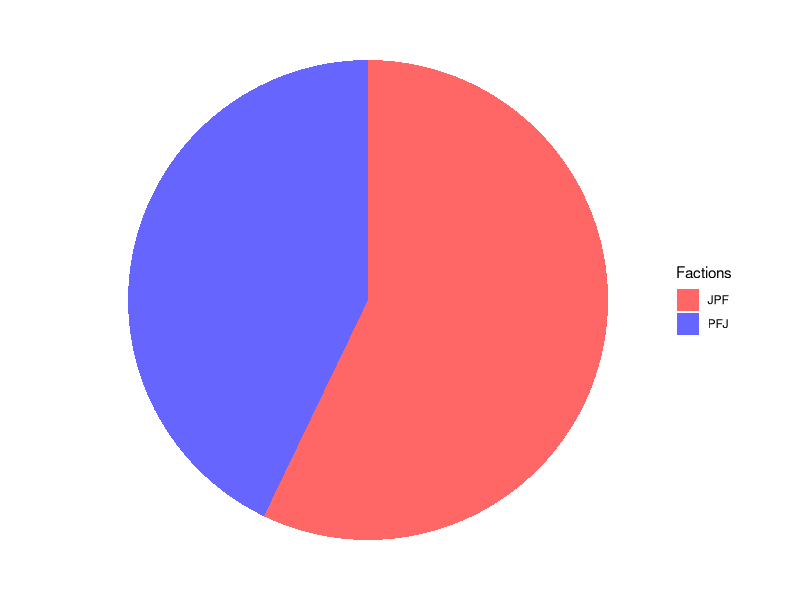
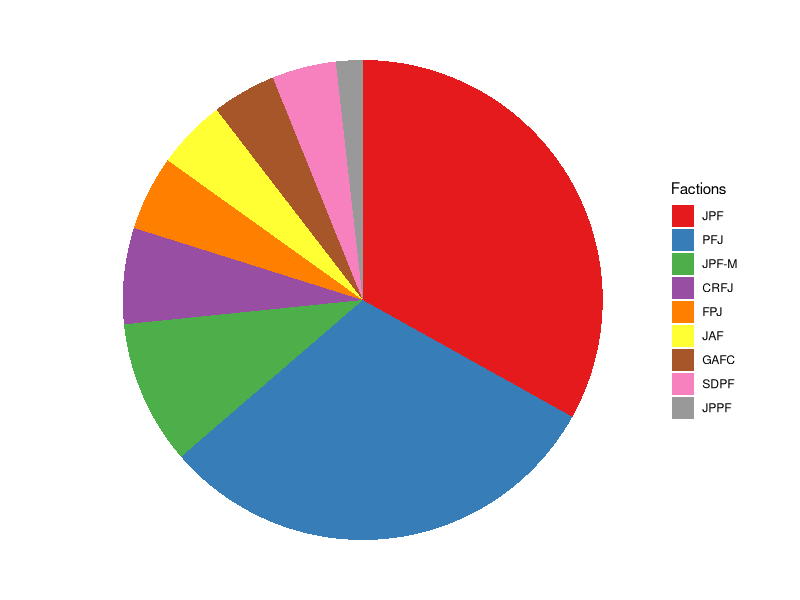
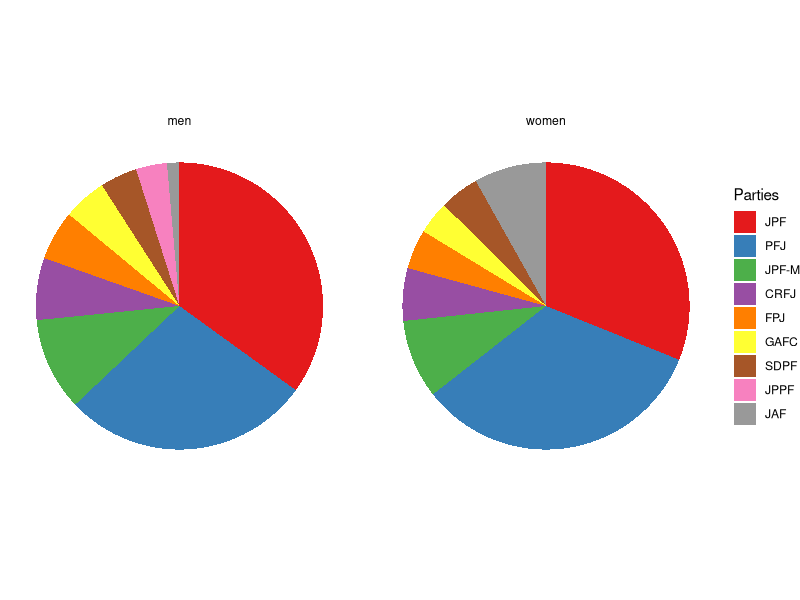
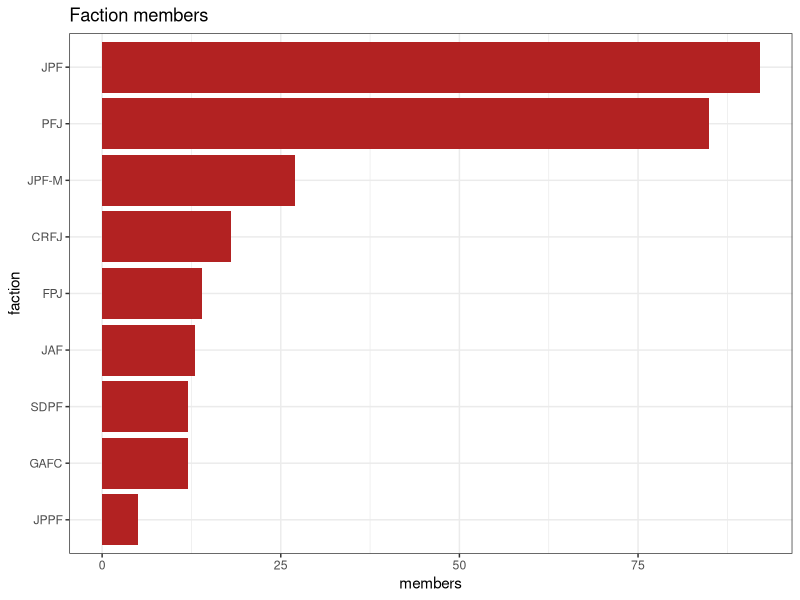
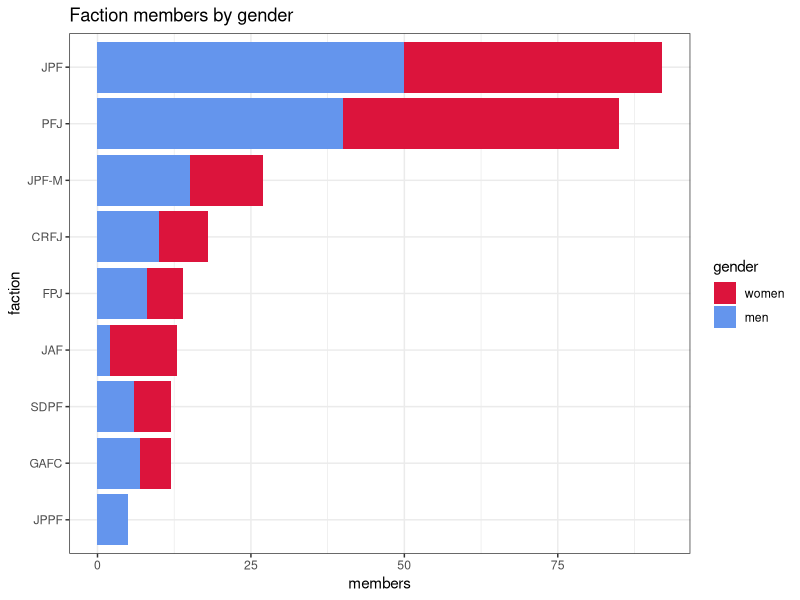
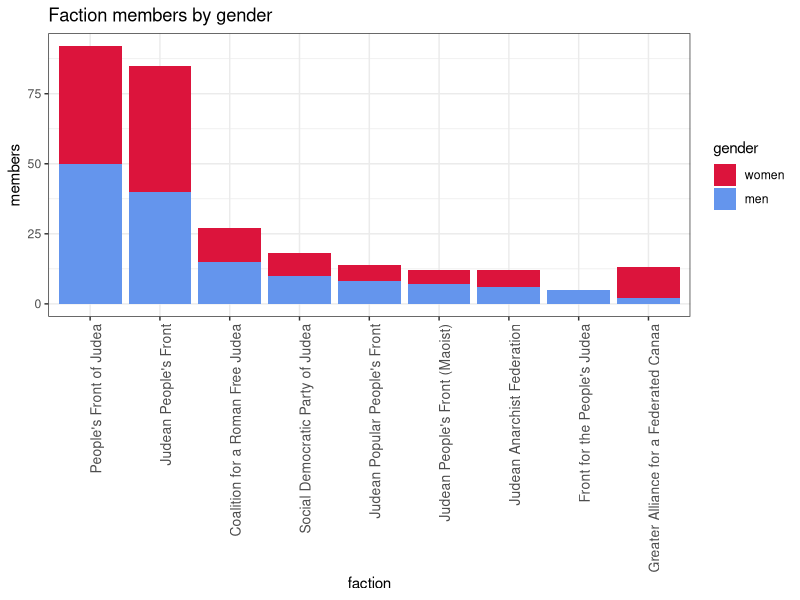
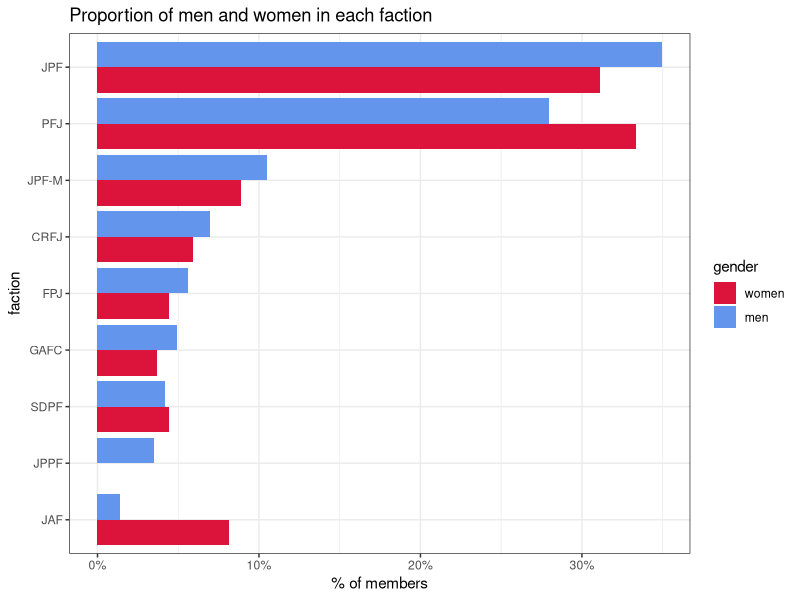

These charts were generated, in order, by the following R code:
## ---- chunk 1
knitr::opts_chunk$set(echo = TRUE, message = FALSE)
## ---- chunk 2
library(tidyverse)
library(kableExtra)
## ---- chunk 3
table1 <- tibble(faction = c("People's Front of Judea", "Judean People's Front"),
                 accro = c("PFJ", "JPF"),
                 members = c(90, 120))
table2 <- data.frame(faction =c("People's Front of Judea", "Judean People's Front", "Coalition for a Roman Free Judea", "Social Democratic Party of Judea", "Judean Popular People's Front", "Judean People's Front (Maoist)",
"Judean Anarchist Federation", "Front for the People's Judea", "Greater Alliance for a Federated Canaa"), 
accro = c("PFJ","JPF", "CRFJ", "SDPF", "JPPF", "JPF-M", "JAF", "FPJ", "GAFC"),
men = c(40, 50, 10, 6, 5, 15, 2, 8, 7),
women = c(45, 42, 8, 6, 0, 12, 11, 6, 5))
## ---- chunk 4
table1 %>%
  kbl() %>%
  kable_styling(bootstrap_options = c("striped"), full_width = FALSE)
## ---- chunk 5
table1 %>%
  ggplot(aes(x="", y = members, fill = accro)) +
  geom_bar(stat="identity", width=1) +
  coord_polar("y", start=0, direction=-1) +
  theme_void() +
  scale_fill_manual(name = "Factions", values = c("#FF6666" , "#6666FF"))
  
## ---- chunk 6
table2 %>%
  kbl() %>%
  kable_styling(bootstrap_options = c("striped"), full_width = FALSE)
## ---- chunk 7
table2 %>%
  mutate(all = men + women) %>%
  mutate(accro = fct_reorder(accro, all, .desc = TRUE)) %>%
  ggplot(aes(x="", y = all, fill = accro)) +
  geom_bar(stat="identity", width=1) +
  coord_polar("y", start=0, direction=-1) +
  theme_void() +
  scale_fill_brewer(name = "Factions", palette = "Set1")
## ---- chunk 8
table2 %>%
  mutate(across(men:women, ~.x/sum(.x))) %>%
  mutate(accro = fct_reorder(accro, men, .desc = TRUE)) %>%
  pivot_longer(-c(faction, accro)) %>%
  ggplot(aes(x="", y = value, fill = accro)) +
  geom_bar(stat="identity", width=1) +
  coord_polar("y", start=0, direction = -1) +
  theme_void() +
  scale_fill_brewer(name = "Parties", palette = "Set1") +
  facet_grid(. ~ name)
## ---- chunk 9
table2 %>%
  mutate(all = men + women) %>%
  mutate(accro = fct_reorder(accro, all, .desc = FALSE)) %>%
  ggplot(aes(x= accro, y = all)) +
  geom_bar(stat = "identity", fill = "#B22222") +
  coord_flip() +
  labs(title = "Faction members", x = "faction", y = "members") +
  theme_bw()
## ---- chunk 10
table2 %>%
  mutate(all = men + women) %>%
  mutate(accro = fct_reorder(accro, all, .desc = FALSE)) %>%
  select(-all) %>%
  pivot_longer(-c(faction, accro)) %>%
  mutate(name = fct_relevel(name, "women", "men")) %>%
  ggplot(aes(x = accro, y = value, fill = name)) +
  geom_bar(stat = "identity", position = "stack") +
  coord_flip() +
  labs(title = "Faction members by gender", x = "faction", y = "members") +
  theme_bw() +
  scale_fill_manual(name = "gender", values = c("#DC143C", "#6495ED"))
## ---- chunk 11
table2 %>%
  mutate(accro = fct_reorder(accro, men, .desc = TRUE)) %>%
  pivot_longer(-c(faction, accro)) %>%
  mutate(name = fct_relevel(name, "women", "men")) %>%
  ggplot(aes(x = accro, y = value, fill = name)) +
  geom_bar(stat = "identity", position = "stack") +
  labs(title = "Faction members by gender", x = "faction", y = "members") +
  theme_bw() +
  scale_fill_manual(name = "gender", values = c("#DC143C", "#6495ED")) +
  scale_x_discrete(labels = table2$faction) +
  theme(axis.text.x=element_text(angle = 90, hjust = 1, size = 10))
## ---- chunk 12
table2 %>%
  mutate(across(men:women, ~.x/sum(.x))) %>%
  mutate(accro = fct_reorder(accro, men, .desc = FALSE)) %>%
  pivot_longer(-c(faction, accro)) %>%
  mutate(name = fct_relevel(name, "women", "men")) %>%
  ggplot(aes(x = accro, y = value, fill = name)) +
  geom_bar(stat = "identity", position = "dodge") +
  coord_flip() +
  labs(title = "Proportion of men and women in each faction", x = "faction", y = "% of members") +
  theme_bw() +
  scale_fill_manual(name = "gender", values = c("#DC143C", "#6495ED")) +
  scale_y_continuous(labels = scales::percent)
